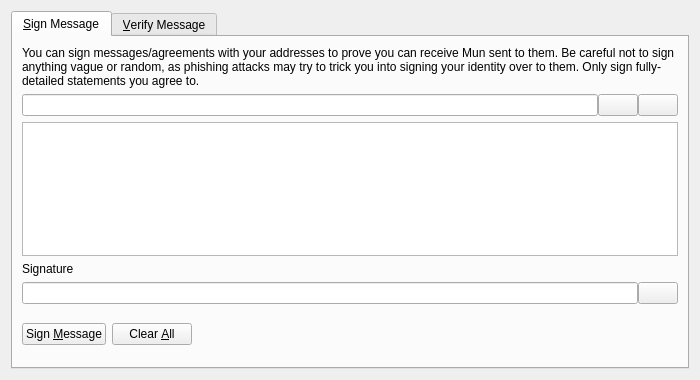
<?xml version="1.0" encoding="UTF-8"?>
<ui version="4.0">
 <class>SignVerifyMessageDialog</class>
 <widget class="QDialog" name="SignVerifyMessageDialog">
  <property name="geometry">
   <rect>
    <x>0</x>
    <y>0</y>
    <width>700</width>
    <height>380</height>
   </rect>
  </property>
  <property name="windowTitle">
   <string>Signatures - Sign / Verify a Message</string>
  </property>
  <property name="modal">
   <bool>true</bool>
  </property>
  <layout class="QVBoxLayout" name="verticalLayout">
   <item>
    <widget class="QTabWidget" name="tabWidget">
     <property name="currentIndex">
      <number>0</number>
     </property>
     <widget class="QWidget" name="tabSignMessage">
      <attribute name="title">
       <string>&amp;Sign Message</string>
      </attribute>
      <layout class="QVBoxLayout" name="verticalLayout_SM">
       <item>
        <widget class="QLabel" name="infoLabel_SM">
         <property name="text">
          <string>You can sign messages/agreements with your addresses to prove you can receive Mun sent to them. Be careful not to sign anything vague or random, as phishing attacks may try to trick you into signing your identity over to them. Only sign fully-detailed statements you agree to.</string>
         </property>
         <property name="textFormat">
          <enum>Qt::PlainText</enum>
         </property>
         <property name="wordWrap">
          <bool>true</bool>
         </property>
        </widget>
       </item>
       <item>
        <layout class="QHBoxLayout" name="horizontalLayout_1_SM">
         <property name="spacing">
          <number>0</number>
         </property>
         <item>
          <widget class="QValidatedLineEdit" name="addressIn_SM">
           <property name="toolTip">
            <string>The Mun address to sign the message with</string>
           </property>
          </widget>
         </item>
         <item>
          <widget class="QPushButton" name="addressBookButton_SM">
           <property name="toolTip">
            <string>Choose previously used address</string>
           </property>
           <property name="text">
            <string/>
           </property>
           <property name="shortcut">
            <string>Alt+A</string>
           </property>
           <property name="autoDefault">
            <bool>false</bool>
           </property>
          </widget>
         </item>
         <item>
          <widget class="QPushButton" name="pasteButton_SM">
           <property name="toolTip">
            <string>Paste address from clipboard</string>
           </property>
           <property name="text">
            <string/>
           </property>
           <property name="shortcut">
            <string>Alt+P</string>
           </property>
           <property name="autoDefault">
            <bool>false</bool>
           </property>
          </widget>
         </item>
        </layout>
       </item>
       <item>
        <widget class="QPlainTextEdit" name="messageIn_SM">
         <property name="toolTip">
          <string>Enter the message you want to sign here</string>
         </property>
        </widget>
       </item>
       <item>
        <widget class="QLabel" name="signatureLabel_SM">
         <property name="text">
          <string>Signature</string>
         </property>
         <property name="textFormat">
          <enum>Qt::PlainText</enum>
         </property>
        </widget>
       </item>
       <item>
        <layout class="QHBoxLayout" name="horizontalLayout_2_SM">
         <property name="spacing">
          <number>0</number>
         </property>
         <item>
          <widget class="QLineEdit" name="signatureOut_SM">
           <property name="font">
            <font>
             <italic>true</italic>
            </font>
           </property>
           <property name="readOnly">
            <bool>true</bool>
           </property>
          </widget>
         </item>
         <item>
          <widget class="QPushButton" name="copySignatureButton_SM">
           <property name="toolTip">
            <string>Copy the current signature to the system clipboard</string>
           </property>
           <property name="text">
            <string/>
           </property>
           <property name="autoDefault">
            <bool>false</bool>
           </property>
          </widget>
         </item>
        </layout>
       </item>
       <item>
        <layout class="QHBoxLayout" name="horizontalLayout_3_SM">
         <item>
          <widget class="QPushButton" name="signMessageButton_SM">
           <property name="toolTip">
            <string>Sign the message to prove you own this Mun address</string>
           </property>
           <property name="text">
            <string>Sign &amp;Message</string>
           </property>
           <property name="autoDefault">
            <bool>false</bool>
           </property>
          </widget>
         </item>
         <item>
          <widget class="QPushButton" name="clearButton_SM">
           <property name="toolTip">
            <string>Reset all sign message fields</string>
           </property>
           <property name="text">
            <string>Clear &amp;All</string>
           </property>
           <property name="autoDefault">
            <bool>false</bool>
           </property>
          </widget>
         </item>
         <item>
          <spacer name="horizontalSpacer_1_SM">
           <property name="orientation">
            <enum>Qt::Horizontal</enum>
           </property>
           <property name="sizeHint" stdset="0">
            <size>
             <width>40</width>
             <height>48</height>
            </size>
           </property>
          </spacer>
         </item>
         <item>
          <widget class="QLabel" name="statusLabel_SM">
           <property name="font">
            <font>
             <weight>75</weight>
             <bold>true</bold>
            </font>
           </property>
           <property name="text">
            <string/>
           </property>
           <property name="wordWrap">
            <bool>true</bool>
           </property>
          </widget>
         </item>
         <item>
          <spacer name="horizontalSpacer_2_SM">
           <property name="orientation">
            <enum>Qt::Horizontal</enum>
           </property>
           <property name="sizeHint" stdset="0">
            <size>
             <width>40</width>
             <height>48</height>
            </size>
           </property>
          </spacer>
         </item>
        </layout>
       </item>
      </layout>
     </widget>
     <widget class="QWidget" name="tabVerifyMessage">
      <attribute name="title">
       <string>&amp;Verify Message</string>
      </attribute>
      <layout class="QVBoxLayout" name="verticalLayout_VM">
       <item>
        <widget class="QLabel" name="infoLabel_VM">
         <property name="text">
          <string>Enter the receiver's address, message (ensure you copy line breaks, spaces, tabs, etc. exactly) and signature below to verify the message. Be careful not to read more into the signature than what is in the signed message itself, to avoid being tricked by a man-in-the-middle attack. Note that this only proves the signing party receives with the address, it cannot prove sendership of any transaction!</string>
         </property>
         <property name="textFormat">
          <enum>Qt::PlainText</enum>
         </property>
         <property name="alignment">
          <set>Qt::AlignLeading|Qt::AlignLeft|Qt::AlignTop</set>
         </property>
         <property name="wordWrap">
          <bool>true</bool>
         </property>
        </widget>
       </item>
       <item>
        <layout class="QHBoxLayout" name="horizontalLayout_1_VM">
         <property name="spacing">
          <number>0</number>
         </property>
         <item>
          <widget class="QValidatedLineEdit" name="addressIn_VM">
           <property name="toolTip">
            <string>The Mun address the message was signed with</string>
           </property>
          </widget>
         </item>
         <item>
          <widget class="QPushButton" name="addressBookButton_VM">
           <property name="toolTip">
            <string>Choose previously used address</string>
           </property>
           <property name="text">
            <string/>
           </property>
           <property name="shortcut">
            <string>Alt+A</string>
           </property>
           <property name="autoDefault">
            <bool>false</bool>
           </property>
          </widget>
         </item>
        </layout>
       </item>
       <item>
        <widget class="QPlainTextEdit" name="messageIn_VM"/>
       </item>
       <item>
        <widget class="QValidatedLineEdit" name="signatureIn_VM"/>
       </item>
       <item>
        <layout class="QHBoxLayout" name="horizontalLayout_2_VM">
         <item>
          <widget class="QPushButton" name="verifyMessageButton_VM">
           <property name="toolTip">
            <string>Verify the message to ensure it was signed with the specified Mun address</string>
           </property>
           <property name="text">
            <string>Verify &amp;Message</string>
           </property>
           <property name="autoDefault">
            <bool>false</bool>
           </property>
          </widget>
         </item>
         <item>
          <widget class="QPushButton" name="clearButton_VM">
           <property name="toolTip">
            <string>Reset all verify message fields</string>
           </property>
           <property name="text">
            <string>Clear &amp;All</string>
           </property>
           <property name="autoDefault">
            <bool>false</bool>
           </property>
          </widget>
         </item>
         <item>
          <spacer name="horizontalSpacer_1_VM">
           <property name="orientation">
            <enum>Qt::Horizontal</enum>
           </property>
           <property name="sizeHint" stdset="0">
            <size>
             <width>40</width>
             <height>48</height>
            </size>
           </property>
          </spacer>
         </item>
         <item>
          <widget class="QLabel" name="statusLabel_VM">
           <property name="font">
            <font>
             <weight>75</weight>
             <bold>true</bold>
            </font>
           </property>
           <property name="text">
            <string/>
           </property>
           <property name="wordWrap">
            <bool>true</bool>
           </property>
          </widget>
         </item>
         <item>
          <spacer name="horizontalSpacer_2_VM">
           <property name="orientation">
            <enum>Qt::Horizontal</enum>
           </property>
           <property name="sizeHint" stdset="0">
            <size>
             <width>40</width>
             <height>48</height>
            </size>
           </property>
          </spacer>
         </item>
        </layout>
       </item>
      </layout>
     </widget>
    </widget>
   </item>
  </layout>
 </widget>
 <customwidgets>
  <customwidget>
   <class>QValidatedLineEdit</class>
   <extends>QLineEdit</extends>
   <header>qvalidatedlineedit.h</header>
  </customwidget>
 </customwidgets>
 <resources>
  <include location="../mun.qrc"/>
 </resources>
 <connections/>
</ui>
